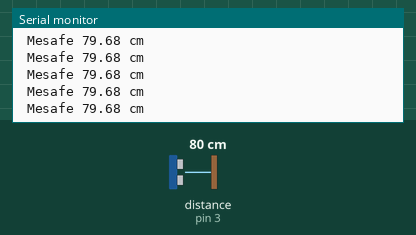
Recording of a sketch running on a simulated Arduino Uno, built with avr-gcc and run on an emulated ATmega328P. Shown: the last lines printed to the serial monitor. Wiring (inferred from the names in the program): ultrasonic range finder: trigger pin 2; echo pin 3. Inputs (shaded band) come from the test bench; at power-on: distance to the obstacle (sensor on pin 3) 80 cm. The echo pulse lasts 58.3 µs per cm.

Above: at 1.2 s.
1.3 s: distance to the obstacle (sensor on pin 3) set to 2 cm
At 1.35 s:
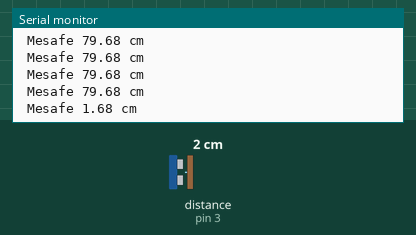
4.3 s: distance to the obstacle (sensor on pin 3) set to 60 cm
At 4.36 s:
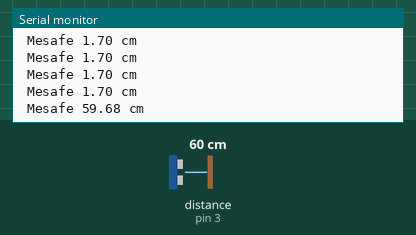
Timing chart, 0 to 7.3 s (numbered marks = the images above; inputs shaded):
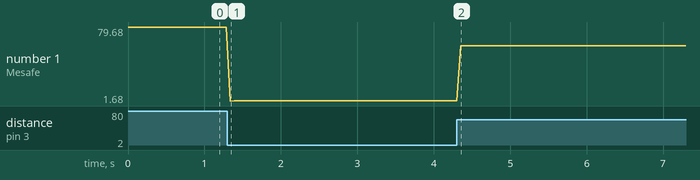

The sketch:

HCSR04_pulseIn.ino
```cpp
/* HC-SR04 - pulseIN() ile Mesafe Olcumu*/

int trigPin = 2; //Trigger yani verici sinyal pini
int echoPin = 3; //Echo yani alici sinyal pini (PWM)

void setup() {
  pinMode(trigPin, OUTPUT);
  pinMode(echoPin, INPUT);
  Serial.begin(9600);
}
//Bu fonksiyon bize sinyalin tetikleme baslangici ile tetiklenme sonucunu alir ve bize long ile geri dondurur
long measurePulse(){
  digitalWrite(trigPin, LOW);
  delayMicroseconds(5); //Tetikleme baslangici icin temiz sinyal

  digitalWrite(trigPin, HIGH);
  delayMicroseconds(10); // 10µs tetik darbesi

  digitalWrite(trigPin, LOW);
  return pulseIn(echoPin, HIGH); // Yani sinyalinin suresini al
}
//Alinmis sinyalden mesafe olcumu yapilir
// Bunu yaparken genelde mesafe = zaman * 0.01715 veya zaman / 58.2 veya zaman * 0.0343 / 2 kullanilir
float calcDistance(long duration){
  return duration * 0.01715; //cm cinsinden
}
void loop() {
  long duration2 = measurePulse();
  float distance = calcDistance(duration2);

  Serial.print(" Mesafe ");
  Serial.print(distance);
  Serial.println(" cm");

  delay(50); // Stabil olcum icin kisa gecikme


}
```

Measured:
- after the input at 1.3 s, the serial monitor: prints a new line at once (image 1)
- after the input at 4.3 s, the serial monitor: prints a new line after 0.05 s (image 2)
- plotted number 1: 79.68 → 1.7 after the input at 1.3 s, 1.7 → 59.68 after the input at 4.3 s
